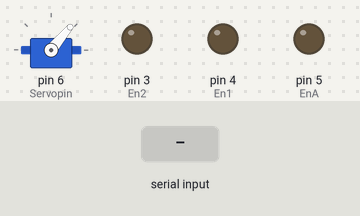
The sketch below on a simulated Arduino Uno, built with avr-gcc and run on an emulated ATmega328P. Parts: servo, output pins drawn as LEDs (lit = HIGH). Inputs (shaded band) come from the test bench.

Above: at 1.2 s.
1.3 s: byte 30 received over Serial
At 2.5 s:
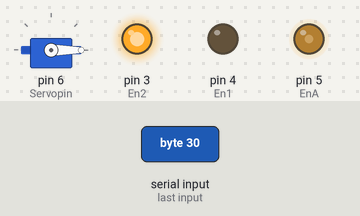
2.8 s: byte 90 received over Serial
At 3.8 s:
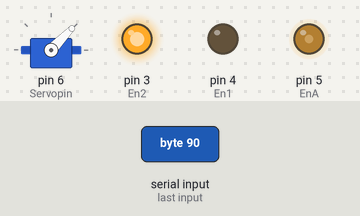
4.3 s: byte 120 received over Serial
At 4.9 s:
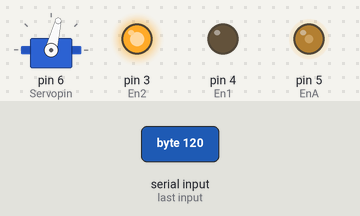
Timing chart, 0 to 8.8 s (numbered marks = the images above; inputs shaded):
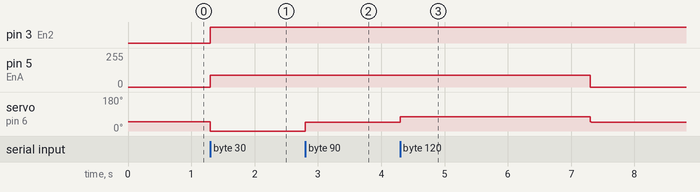

The sketch:

Arduino_code.ino
```cpp
#include <Servo.h>
#include <math.h>

Servo myServo;

#define Servopin 6
#define EnA 5
#define En1 4
#define En2 3

unsigned int pre_angle = 50, servoAngle = 50, servo_attack = 50;
float kp = 0.10;
unsigned long time, lasttime = 0;

void setup() {
  Serial.begin(115200);
  pinMode(EnA, OUTPUT);
  pinMode(En1, OUTPUT);
  pinMode(En2, OUTPUT);
  myServo.attach(Servopin);
  myServo.write(servoAngle);
}

void Forward(int speed) {
  analogWrite(EnA, speed);
  digitalWrite(En1, LOW);
  digitalWrite(En2, HIGH);
}

void servo_rotate(unsigned int servoAngle) {
  servo_attack = round(pre_angle + kp * (servoAngle - pre_angle));
  pre_angle = servo_attack;
  myServo.write(servo_attack);
}

void loop() {
  time = millis();

  if (Serial.available()) {
    servoAngle = Serial.read()-40;

    Forward(90);
    lasttime = time;
  }

  servo_rotate(servoAngle);

  if (time - lasttime > 3000) {
    if(servoAngle!=50){
      servoAngle = 50;
      myServo.write(50);
    }
    Forward(0);
  }
}
```

Measured:
- after the input at 1.3 s, pin 3 (En2): LOW → HIGH at once; pin 5 (EnA): 0/255 → 90/255 at once; servo on pin 6 (Servopin): 50° → 0° at once
- after the input at 2.8 s, servo on pin 6 (Servopin): 0° → 46° at once
- after the input at 4.3 s, pin 5 (EnA): 90/255 → 0/255 after 3.0 s instead of 1.5 s; servo on pin 6 (Servopin): 46° → 76° at once, → 46° 3.0 s later
